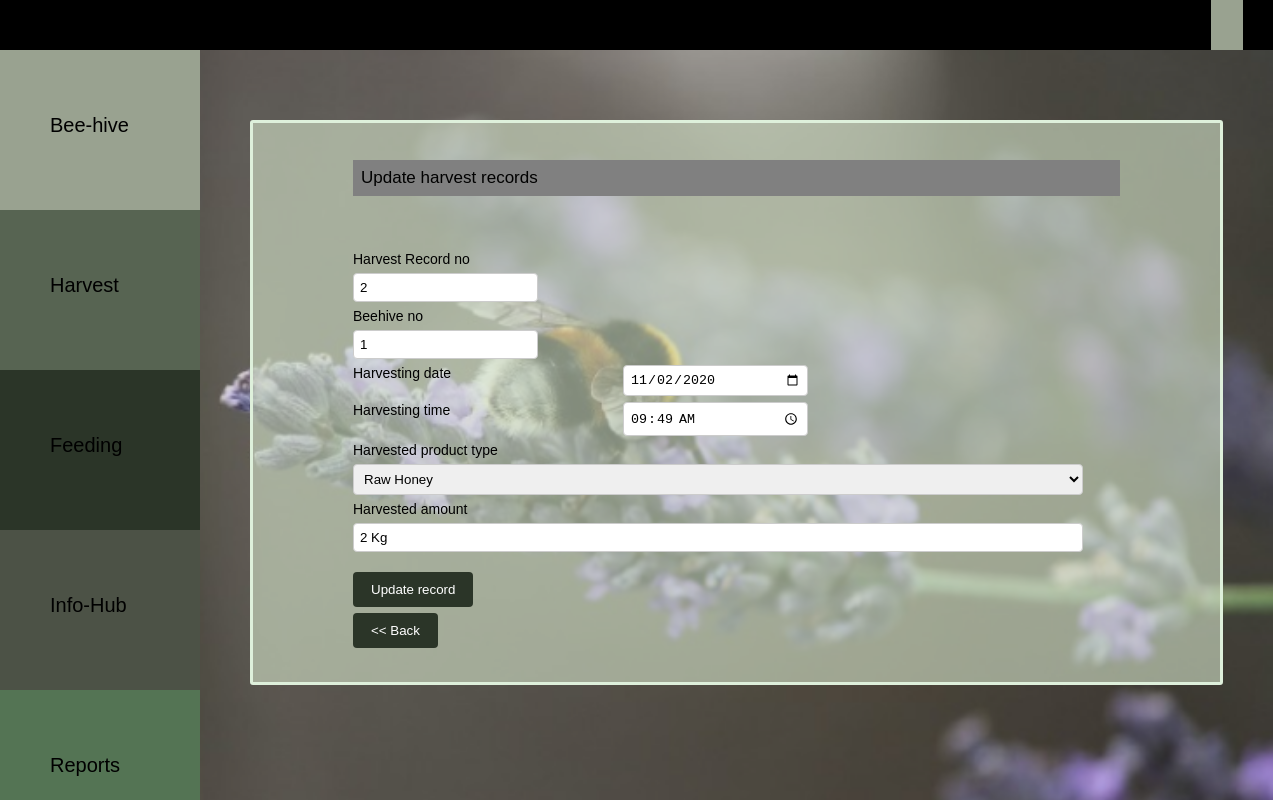
Before: /src/php/bk_updateharvest.php?HarvestRecNo=2 with the older database file.
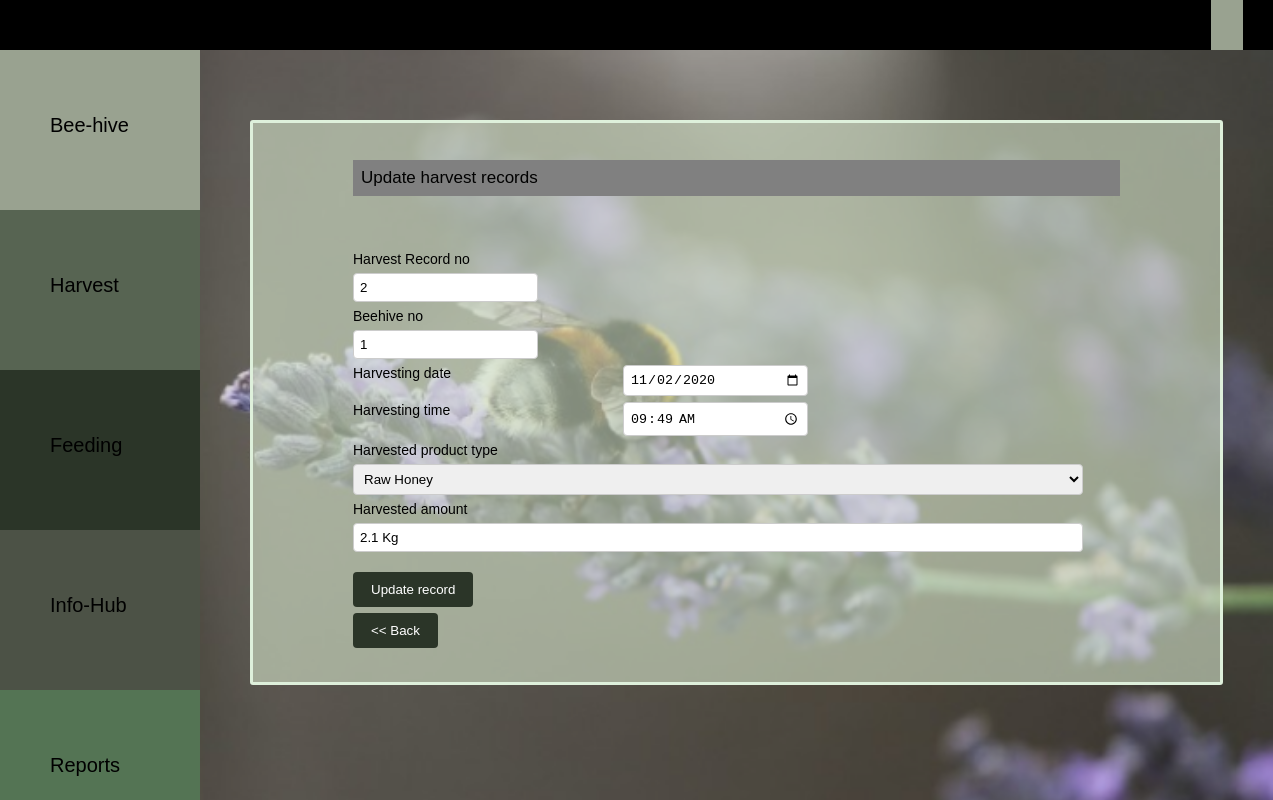
After: the same page with the newer database file.
### tables this page shows
CREATE TABLE `harvest` (
  `HarvestRecNo` int(10) NOT NULL,
  `userID` int(10) NOT NULL,
  `beehiveno` int(10) NOT NULL,
  `date` date NOT NULL,
  `hdate` date NOT NULL,
  `htime` time(2) NOT NULL,
  `producttype` varchar(50) NOT NULL,
  `amount` varchar(50) NOT NULL
);

### src/php/bk_updateharvest.php (the view, shortened to what this page needs)
<html>
    <head>
      <link rel="stylesheet" type="text/CSS" href="../../public/css/bk_style.css">
      <link rel="stylesheet" type="text/CSS" href="../../public/css/bk_catstyle.css">
    </head>
  <body  >
        <?php include('bk_navbar.php');
        include('bk_sidenavbar.php');
?>
<div class="main">
    <div class="bhivecontainer">
    <p >Update harvest records</p>
    <br />
    <br />
<?php
if(isset($_GET['HarvestRecNo'])){
  $sql1 = "SELECT HarvestRecNo,beehiveno,hdate,htime,producttype,amount FROM harvest WHERE  HarvestRecNo =".$_GET['HarvestRecNo'];
  $result1= mysqli_query($connection,$sql1);
while($row=mysqli_fetch_assoc($result1)){
        echo '<form  method="post" action="" ><div class="row" >';
        echo '<div class="col1">';
        echo 'Harvest Record no </div><div class="col2">';
        echo "<input type = 'number' name='HarvestRecNo' required value ='".$row['HarvestRecNo']."' readonly>";
        echo "</div>";
        echo "</div>";
        echo '<div class="row" >';
        echo '<div class="col1">';
        echo 'Beehive no </div><div class="col2" ><input type = "number" name="beehiveno"  value ="'.$row['beehiveno'].'" >';
        echo "</div>";
        echo "</div>";
        echo '<div class="row" >';
        echo '<div class="col1">';
        echo 'Harvesting date </div><div class="col1"><input type = "date" name="hdate"  value ="'.$row['hdate'].'" >';
        echo "</div>";
        echo '<div class="col1">';
        echo 'Harvesting time </div><div class="c3"><input type = "time"" name="htime"  value ="'.$row['htime'].'" >';
        echo "</div>";
        echo "</div>";
        echo '<div class="row" >';
        echo '<div class="col1">';
        echo 'Harvested product type </div><div class="col2"><select id="producttype" name="producttype" value="<?= $producttype?>" >
        <option value="Raw Honey">Raw Honey</option>
        <option value="Bee Colonies">Bee Colonies</option>
        <option value="Royal Gel">Royal Gel</option>
        </select> ';
        echo "</div>";
        echo "</div>";
        echo '<div class="row" >';
        echo '<div class="col1">';
        echo 'Harvested amount </div><div class="col2"><input type = "text" name="amount"  value ="'.$row['amount'].'" >';
        echo '<span class="error"><?= $amount_error?></span>';
        echo "</div>";
        echo "</div>";
        echo '<div class="row"><div class="c1" style="width: 910px"><input type="submit" value="Update record" name="update" ></div></form>';
}}
?>
<form  action="bk_viewharvest.php" method="post" >
        <div class="c2" style="width: 90px">
        <input type="submit" value="<< Back" name="back" >
        </div>
</div>
    </div>
<br />
<br />
  </body>
</html>

Changed rows visible on the page:
changed harvest id 2: amount "2 Kg" → "2.1 Kg"
